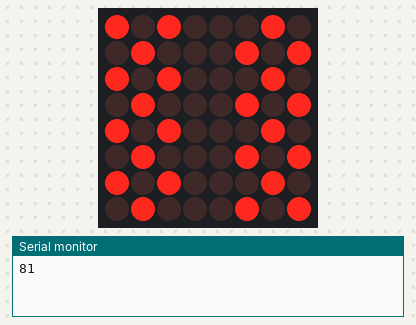
Simulated run of this sketch. Board: Arduino Uno, built with avr-gcc and run on an emulated ATmega328P. On the bench: 8×8 LED matrix, the last lines printed to the serial monitor. Wiring (inferred from the names in the program): MAX7219 LED driver (orientation assumed): data pin 8; clock pin 10; CS pin 9. Random numbers use the default seed unless the sketch sets one.

Above: at 0.54 s.
At 5.6 s:
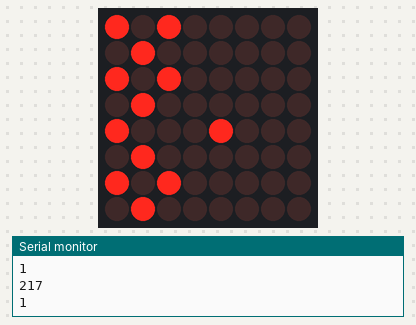
At 11.9 s:
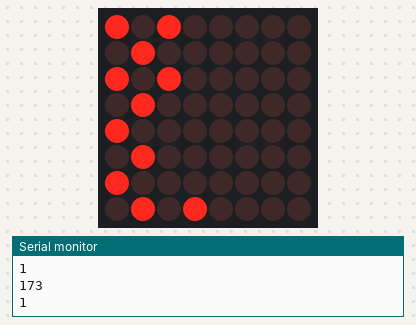
At 19.3 s:
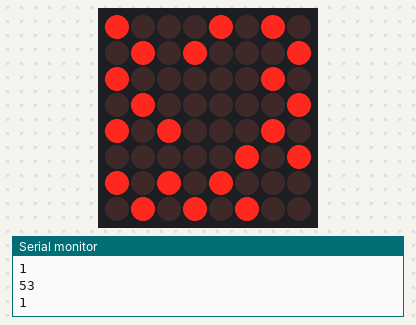
At 28.8 s:
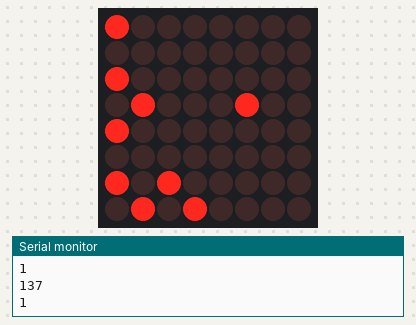
At 36.9 s:
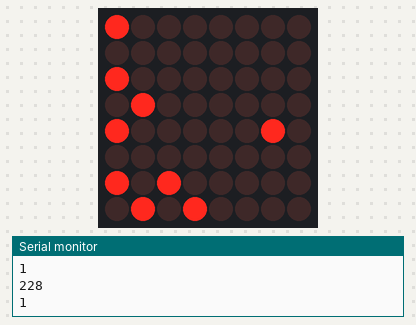

The sketch:

checkers.ino
```cpp
/*
 * Checkers displayed on LED matrix.
 *
 * Configuration:
 * - Digital output pins 8, 9 and 10 connect to the prongs DIN, CS and CLK of the LED matrix.
 * - Pins 2, 3, 4 and 5 take input from push buttons, connected to 5V and a 10K pull-down resistor.
 *   Pin 2 moves left, pin 3 moves right, pin 4 moves backwards and pin 5 selects a puck.
 */

extern "C" {
    #include "checkersai.h"
}

#define TOROIDAL 1

// buttons
enum {
    LEFTB = 2,
    RIGHTB,
    BACKB,
    SELECTB
};

const int INIT_COUNT = 24, DELAY = 8, PL2BLINK = 180, CURSORBLINK = 100, PERIOD = 200;
const bool automatic = true; // whether to make it play against itself

int row = 3, col = 2, buttons[4][2] = {LOW};
unsigned long curMillis, preMillis = 0, curMil2, preMil2 = 0, preMil3 = 0;
struct checkers game;
bool selected = false, pl2Blinking = false, cursorBlinking = false, calced = false, reset = false;
move best;

// LED matrix port definitions
int Max7219_pinCLK = 10;
int Max7219_pinCS = 9;
int Max7219_pinDIN = 8;

void setup() {
    pinMode(Max7219_pinCLK, OUTPUT);
    pinMode(Max7219_pinCS, OUTPUT);
    pinMode(Max7219_pinDIN, OUTPUT);
    pinMode(LEFTB, INPUT);
    pinMode(RIGHTB, INPUT);
    pinMode(BACKB, INPUT);
    pinMode(SELECTB, INPUT);
    delay(50);

    checkers_init(&game);

    Init_MAX7219();
    Serial.begin(9600);
    preMil2 = millis();
    srand(analogRead(0)); // seed rand with analog noise
}

void loop() {
    int i, j, n;

    curMil2 = millis();
    if (reset && curMil2 - preMil3 > 2000) {
        Serial.println(game.scores[0]);
        Serial.println(game.scores[1]);
        checkers_init(&game);
        reset = false;
        preMil2 = millis();
    }

    if (!reset && game.player | automatic) {
        //Serial.println(play_optimal_move(&game));

        // play move after delay
        curMil2 = millis();
        if (calced && curMil2 - preMil2 > 1000) {
            int row = MOVE_ROW(best), col = MOVE_COL(best), res;
            Serial.println(res = checkers_play(&game, &row, &col, MOVE_DIR(best)));
            calced = false;
            if (res <= 0) {
                reset = true;
                preMil3 = millis();
            }
            if (res == 2)
                Serial.println(game.player);
        } else if (!calced) {
            best = optimal_move(&game);
            Serial.println(best);
            preMil2 = millis();
            calced = true;
        }
    } else if (selected) {
        // if select is pressed again
        if (buttonPressed(SELECTB))
            selected = false;

        // move puck
        // TODO doesn't register back presses (due to reading, or due to movable?)
        if (buttonPressed(LEFTB)) {
            if (checkers_play(&game, &row, &col, digitalRead(BACKB) == HIGH ? BACKLEFT : LEFT) > 0)
                selected = false;
        }
        if (buttonPressed(RIGHTB)) {
            if (checkers_play(&game, &row, &col, digitalRead(BACKB) == HIGH ? BACKRIGHT : RIGHT) > 0)
                selected = false;
        }

        // TODO modify this so that the player doesn't change after scoring and pressing SELECTB
        // or making a nonscoring move skips to the next player

    } else {
        // move cursor
        if (buttonPressed(LEFTB)) {
            if (col) {
                --col;
            } else if (row != 7) {
                ++row;
                col = 7;
            } else {
                row = 0;
                col = 7;
            }
        }
        if (buttonPressed(RIGHTB)) {
            if (col != 7) {
                ++col;
            } else if (row) {
                --row;
                col = 0;
            } else {
                row = 7;
                col = 0;
            }
        }
        if (buttonPressed(BACKB)) {
            --row;
            if (row < 0) row += 8;
        }

        // toggle cell at cursor
        if (buttonPressed(SELECTB) && game.table[row][col] && (game.table[row][col] >> 1 & 1) == game.player) {
            selected = true;
        }
    }

    printMatrix();

    delay(5);
}

// TODO prints rotated 90 degrees counterclockwise
void printMatrix()
{
    unsigned char b;
    int i, j, diff;

    curMillis = millis();
    diff = curMillis - preMillis;

    // TODO not concurrent, PL2 doesn't blink
    // update preMillis every 200 milliseconds, but measure diff at 100 and 150 milliseconds
    if (diff >= PERIOD) {
        preMillis = curMillis;
        pl2Blinking = cursorBlinking = false;
    } else if (diff >= PL2BLINK) {
        pl2Blinking = true;
    } else if (diff >= CURSORBLINK) {
        cursorBlinking = true;
    }

    for (j = 0; j <= 7; ++j) {
        b = 0;
        for (i = 0; i <= 7; ++i) {
            b <<= 1;
            b ^= game.table[i][j] & 1;
            if (pl2Blinking && (game.table[i][j] & 2)) // blink player 2
                b ^= 1;
            if (cursorBlinking && !automatic && i == row && j == col) // blink cursor
                b ^= 1;
        }
        Write_Max7219(1 + j, b);
    }
}

bool buttonPressed(int button)
{
    if (button < LEFTB || button > SELECTB)
        return false;
    int *b = buttons[button - 2];
    b[0] = digitalRead(button);
    if (b[0] && !b[1]) {
        b[1] = b[0];
        return true;
    }
    b[1] = b[0];
    return false;
}

/*
 * LED Matrix functions
 * Taken from https://s3.amazonaws.com/linksprite/Arduino_kits/LEDmatrixkit/LED_Martix_Kit_User_Guide_V2.pdf
 */

void Init_MAX7219()
{
  Write_Max7219(0x09, 0x00);       //decoding ：BCD
  Write_Max7219(0x0a, 0x00);       //brightness
  Write_Max7219(0x0b, 0x07);       //scanlimit；8 LEDs
  Write_Max7219(0x0c, 0x01);       //power-down mode：0，normal mode：1
  Write_Max7219(0x0f, 0x00);       //test display：1；EOT，display：0
}

void Write_Max7219(unsigned char address, unsigned char dat)
{
  digitalWrite(Max7219_pinCS, LOW);
  Write_Max7219_byte(address);           //address，code of LED
  Write_Max7219_byte(dat);               //data，figure on LED
  digitalWrite(Max7219_pinCS, HIGH);
}

void Write_Max7219_byte(unsigned char data)
{
  unsigned char i;
  digitalWrite(Max7219_pinCS, LOW);

  for (i = 8; i >= 1; --i) {
     digitalWrite(Max7219_pinCLK, LOW);
     digitalWrite(Max7219_pinDIN, data & 0x80);// Extracting a bit data
     data <<= 1;
     digitalWrite(Max7219_pinCLK, HIGH);
  }
}
```

checkers.c
```cpp
#include "checkers.h"

void checkers_init(struct checkers *c)
{
    int i, j;

    if (!c)
        return;

    c->player = c->turn = c->scores[0] = c->scores[1] = 0;
    for (i = 0; i < 3; ++i) {
        for (j = i & 1; j < 8; j += 2) {
            c->table[i][j]     = PL1;
            c->table[7-i][7-j] = PL2;
        }
    }
}

int checkers_play(struct checkers *c, int *row, int *col, int dir)
{
    int row1 = *row, col1 = *col, mov = movable(c, &row1, &col1, dir);
    if (mov <= 0)
        return mov;

    c->table[row1][col1] = c->table[*row][*col];
    c->table[*row][*col] = EMPTY;
    c->turn++;

    if (mov == SCORED) {
        c->table[(*row + row1)/2][(*col + col1)/2] = EMPTY;
        c->scores[c->player]++;
        // TODO should only be able to move the current puck, and toggle player if the cursor is let go
    }
    if (row1 == 7 * (1 - c->player)) { // becomes king
        c->table[row1][col1] |= 4;
    }
    c->player ^= 1;
    *row = row1;
    *col = col1;

    return mov;
}

int movable(struct checkers *c, int *row, int *col, int dir)
{
    if (!c || !row || !col)
        return 0;

    int row1 = *row, col1 = *col, drow, dcol;
    if (row1 & 8 || col1 & 8)
        return OUTOFBOUNDS;

    int puck = c->table[row1][col1];
    if (!(puck & 1) || (puck & 2 ^ (c->player << 1))) // puck not occupied or occupied by another player
        return INVALID;
    if (!(puck & 4) && dir & 2) // puck not king but attempting to move backwards
        return DIRBLOCKED;

    drow = BOOLTOSIGN(dir & 2) * BOOLTOSIGN(puck & 2);
    dcol = BOOLTOSIGN(dir & 1) * -BOOLTOSIGN(puck & 2); // move -1 if left, 1 if right
    row1 += drow;
    col1 += dcol;

    // new position out of bounds
    if (row1 < 0 || row1 > 7 || col1 < 0 || col1 > 7)
        return DIRBLOCKED;
    // new position occupied
    if (c->table[row1][col1]) {
        // can skip puck in new position (occupied by another player and the next position is not occupied)
        if (!((row1+drow) & 8) && !((col1+dcol) & 8) &&
            (c->table[row1][col1] ^ puck) & 2 && !c->table[row1+drow][col1+dcol]) {
            *row = row1 + drow;
            *col = col1 + dcol;
            return SCORED;
        } else {
            return DIRBLOCKED;
        }
    }

    *row = row1;
    *col = col1;
    return REGULAR;
}
```

checkers.h
```cpp
#define BOOLTOSIGN(b) ((b) ? 1 : -1) /* convert (0,1) bool to (-1,1) */

enum player {
    P1,
    P2
};

/* The values of the enum constants are determined such that
 * - The 0th bit determines whether the puck is occupied,
 * - The 1st bit determines whether it is occupied by player 1 or 2,
 * - The 2nd bit determines whether it is king, i.e. can move in both directions.
 */
enum puck {
    EMPTY,
    PL1,
    PL2 = 0b11,
    PL1KING = 0b101,
    PL2KING = 0b111
};

/* The 0th bit represents left or right,
   the 1st bit represents backward or forward movement */
enum dir {
    LEFT,
    RIGHT,
    BACKLEFT,
    BACKRIGHT
};

enum mov {
    OUTOFBOUNDS = -4,
    INVALID,
    DIRBLOCKED,
    REGULAR = 1,
    SCORED
};

/* perhaps include cursor */
struct checkers {
    unsigned char player, table[8][8]; /* indexed row first */
    int turn, scores[2];
};

void checkers_init(struct checkers *);

/* The return type encodes different conditions, such as
   - (row,col) out of bounds
   - (row,col) not on puck of player
   - cannot move in given direction
     - direction out of bounds
     - direction occupied by another puck
   - move scores a puck (should provide option to skip)
   Perhaps span these between -4 and 2 (1 being an OK move, 2 a move that scores) */
int checkers_play(struct checkers *, int *row, int *col, int dir);

/* Test if (row,col) can move in the direction of dir, if true modify (row,col) in that direction
   True if > 0 */
int movable(struct checkers *, int *row, int *col, int dir);
```

checkersai.c
```cpp
#include "checkersai.h"

int play_optimal_move(struct checkers *c)
{
    move best = optimal_move(c);
    int row = MOVE_ROW(best), col = MOVE_COL(best);
    return checkers_play(c, &row, &col, MOVE_DIR(best));
}

move optimal_move(struct checkers *c)
{
    move best;
    alphabeta(c, MAX_DEPTH, INT_MIN, INT_MAX, c->player, &best);
    return best;
}

int alphabeta(struct checkers *c, int depth, int alpha, int beta, int player, move *best)
{
    int v, v1, ptc, row, col;
    move pts[MAX_MOVES], m;
    struct checkers c1;

    v = player == c->player ? INT_MIN : INT_MAX;

    // iterate through each valid (row, col) that can move
    ptc = moves(c, pts);
    if (!depth || !ptc)
        return 2 * c->scores[player] - c->scores[!player]; // favors scoring more

    for (int i = 0; i < ptc; ++i) {
        c1 = *c; // should this assignment work?
        row = MOVE_ROW(pts[i]);
        col = MOVE_COL(pts[i]);
        checkers_play(&c1, &row, &col, MOVE_DIR(pts[i]));
        v1 = alphabeta(&c1, depth - 1, alpha, beta, player, &m);

        if ((player == c->player ? v < v1 : v > v1) || ((rand() & 1) && v == v1)) { // randomized tie breaking
            v = v1;
            *best = pts[i];
        }
        if (player == c->player && alpha < v)
            alpha = v;
        if (player != c->player && beta > v)
            beta = v;
        if (alpha >= beta)
            break;
    }
    return v;
}

// this may perhaps also calculate direction, in which case alphabeta doesn't need to check play again
int moves(struct checkers *c, move *pts)
{
    int ptc = 0, row, col;
    for (int pt = 0; pt < 256; ++pt) { // can be optimized by iterating on points first
        row = MOVE_ROW(pt);
        col = MOVE_COL(pt);
        if (ptc < MAX_MOVES && movable(c, &row, &col, MOVE_DIR(pt)) > 0) {
            pts[ptc++] = pt;
        }
    }
    return ptc;
}
```

checkersai.h
```cpp
#include "checkers.h"
#include <limits.h>
#include <stdlib.h>

#define MAX_DEPTH 3
#define MAX_MOVES 28

/*
 * A move is represented by the tuple (row, col, dir), where
 * - row and col are 3-bit unsigned integers representing a point on the board
 * - dir is a member of enum dir from checkers.h
 */
typedef unsigned char move;
#define MOVE_ROW(m) ((m) >> 5)
#define MOVE_COL(m) ((m) >> 2 & 7)
#define MOVE_DIR(m) ((m) & 3)

/*
 * Make optimal move, as calculated by optimal_move
 * Return error code of checkers_play
 * Negative result means no valid move, game lost
 */
int play_optimal_move(struct checkers *);

/*
 * Calculates optimal move for current player through alpha-beta pruning
 * Returns an element of enum dir, or -1 if no valid move
 */
move optimal_move(struct checkers *);

/*
 * Applies alpha-beta pruning to board with given maximum depth, lower and upper bounds and current player
 * Returns best heuristic value and the move that gives rise to it
 * Initially called as alphabeta(&c, depth, INT_MIN, INT_MAX, c->turn, &best);
 */
int alphabeta(struct checkers *, int depth, int alpha, int beta, int player, move *best);

/*
 * Assigns to int array all moves on the board
 * Returns size of array
 */
int moves(struct checkers *, move *);
```

Measured:
- what the display in image 1 shows lasts 1.5 s, from 5.5 s to 7.0 s
- what the display in image 2 shows lasts 0.6 s, from 11.9 s to 12.5 s
- what the display in image 3 shows lasts 0.9 s, from 19.3 s to 20.2 s
- what the display in image 4 shows lasts 1.0 s, from 28.8 s to 29.8 s
